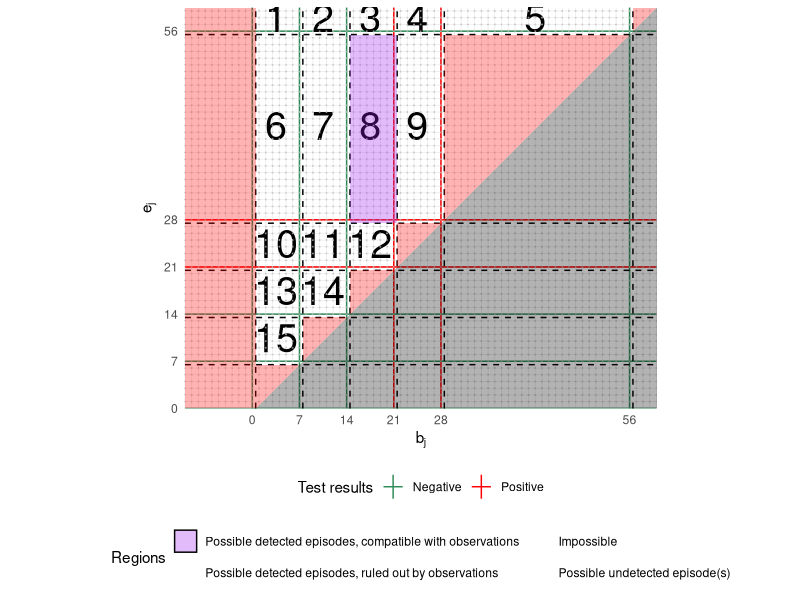

Write R code to recreate this figure.
library(dplyr)
library(ggplot2)

neg_test_dates = c(0, 7, 14, 56)
pos_test_dates = c(28, 21)
all_test_dates = sort(c(neg_test_dates, pos_test_dates))

test_lines = function(values, result) {
    if (result) {
        label = "Positive"
        colour = "Red"
    } else {
        label = "Negative"
        colour = "Green"
    }
    list(
        geom_vline(aes(colour = label, xintercept = !!values)),
        geom_hline(aes(colour = label, yintercept = !!values))
    )
}

tbl_labels = inner_join(
    tibble::tibble(x1 = all_test_dates, x2 = lead(all_test_dates)),
    tibble::tibble(y1 = all_test_dates, y2 = lead(all_test_dates)),
    by = join_by(x1 < y1)
) |>
    tidyr::replace_na(list(y2 = 60)) |>
    arrange(desc(y1), x1) |>
    tibble::rowid_to_column("label") |>
    mutate(
        x = (x1 + x2) / 2,
        y = (y1 + y2) / 2,
    )

shade_alpha = 0.3
plot = ggplot() +
    test_lines(pos_test_dates, TRUE) +
    test_lines(neg_test_dates, FALSE) +
    geom_hline(aes(yintercept = all_test_dates - 0.5), linetype = "dashed") +
    geom_vline(aes(xintercept = all_test_dates + 0.5), linetype = "dashed") +
    # add labels
    geom_text(
        data = tbl_labels,
        aes(x, y, label = label),
        size = 10
    ) +
    theme_minimal() +
    scale_x_continuous(breaks = all_test_dates, minor_breaks = -100:100, limits = c(-10, 60), expand = c(0, 0)) +
    scale_y_continuous(breaks = all_test_dates, minor_breaks = -100:100, limits = c(0, 59.5), expand = c(0, 0)) +
    geom_point(
        aes(x, y),
        tidyr::expand_grid(x = -100:100, y = -100:100),
        size = 0.1,
        alpha = 0.5,
        colour = "grey"
    ) +
    labs(
        x = expression(b[j]),
        y = expression(e[j]),
        colour = "Test results",
        fill = "Regions"
    ) +
    scale_fill_manual(
        values = c(
            "Admissible" = "purple",
            "Undetected" = "red",
            "Impossible" = "black",
            "Inadmissible" = "white"
        ),
        labels = c(
            "Admissible" = "Possible detected episodes, compatible with observations",
            "Undetected" = "Possible undetected episode(s)",
            "Impossible" = "Impossible",
            "Inadmissible" = "Possible detected episodes, ruled out by observations"
        )
    ) +
    scale_colour_manual(
        values = c(
            "Positive" = "red",
            "Negative" = "seagreen"
        )
    ) +
    # Invisible rectangle to force the legend to show the "Inadmissible" colour
    geom_rect(
        aes(fill = "Inadmissible"),
        xmin = -Inf, 
        xmax = Inf, 
        ymin = -Inf, 
        ymax = Inf, 
        alpha = 0, # invisible
        key_glyph = "blank"
    ) +
    geom_rect(
        aes(fill = "Undetected"),
        xmin = -Inf,
        xmax = 0.5,
        ymin = -Inf,
        ymax = Inf,
        alpha = shade_alpha,
        key_glyph = "blank"
    ) +
    purrr::map2(
        c(all_test_dates, 60) + 1, lead(c(all_test_dates, 60)) - 1,
        ~geom_polygon(
            aes(x = c(.x, .x, .y + 1.5) - 0.5, y = c(.x - 1.5, .y, .y) + 0.5, fill = "Undetected"),
            alpha = shade_alpha,
            key_glyph = "blank"
        )
    ) +
    geom_polygon(
        aes(
            fill = "Impossible",
            x = c(0.5, 60, Inf),
            y = c(0, 59.5, 0)
        ),
        alpha = shade_alpha,
        key_glyph = "blank"
    ) +
    geom_rect(
        aes(fill = "Impossible"),
        xmin = 0,
        xmax = Inf,
        ymin = -Inf,
        ymax = 0,
        alpha = shade_alpha,
        key_glyph = "blank"
    ) +
    geom_rect(
        aes(fill = "Admissible"),
        xmin = 14.5,
        xmax = 21.5,
        ymin = 27.5,
        ymax = 55.5,
        alpha = shade_alpha
    ) +
    coord_fixed() +
    guides(
        fill = guide_legend(
            override.aes = list(
                linetype = "solid",
                colour = "black"
            ),
            nrow=2,byrow=TRUE
        )
    ) +
    theme(
        legend.position = "bottom",
        legend.box = "vertical"
    )
ggsave("cis-perfect-testing/regions_diag.pdf", width = 19, height = 20, device = cairo_pdf, units = "cm")
